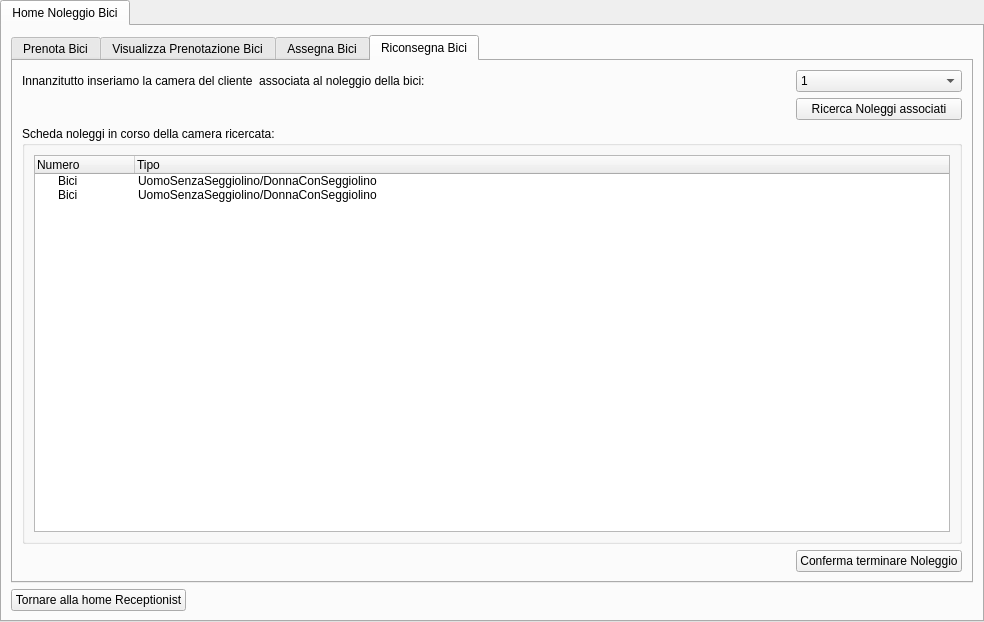
<?xml version="1.0" encoding="UTF-8"?>
<ui version="4.0">
 <class>tabwidgetHomeNoleggioBici</class>
 <widget class="QTabWidget" name="tabwidgetHomeNoleggioBici">
  <property name="geometry">
   <rect>
    <x>0</x>
    <y>0</y>
    <width>984</width>
    <height>622</height>
   </rect>
  </property>
  <property name="font">
   <font>
    <family>Arial</family>
   </font>
  </property>
  <property name="windowTitle">
   <string>Home Noleggiare una bici</string>
  </property>
  <widget class="QWidget" name="tab">
   <attribute name="title">
    <string>Home Noleggio Bici</string>
   </attribute>
   <layout class="QGridLayout" name="gridLayout">
    <item row="1" column="0">
     <widget class="QPushButton" name="btnTornareHomeReceptionist">
      <property name="text">
       <string>Tornare alla home Receptionist</string>
      </property>
     </widget>
    </item>
    <item row="1" column="1">
     <spacer name="horizontalSpacer">
      <property name="orientation">
       <enum>Qt::Horizontal</enum>
      </property>
      <property name="sizeHint" stdset="0">
       <size>
        <width>40</width>
        <height>20</height>
       </size>
      </property>
     </spacer>
    </item>
    <item row="0" column="0" colspan="3">
     <widget class="QTabWidget" name="tabwidgetScelteHomeNoleggioBici">
      <property name="currentIndex">
       <number>3</number>
      </property>
      <widget class="QWidget" name="tabPrenotaBici">
       <attribute name="title">
        <string>Prenota Bici</string>
       </attribute>
       <layout class="QGridLayout" name="gridLayout_2">
        <item row="0" column="0">
         <widget class="QLabel" name="labelOrarioPrenotareBici">
          <property name="text">
           <string>In quale orario il cliente desidera prenotare la/le bici:</string>
          </property>
         </widget>
        </item>
        <item row="0" column="1">
         <widget class="QDateTimeEdit" name="datetimeeditInserisciDataOrarioBiciPrenotare">
          <property name="displayFormat">
           <string>dd/MM/yyyy HH:mm</string>
          </property>
          <property name="calendarPopup">
           <bool>true</bool>
          </property>
         </widget>
        </item>
        <item row="3" column="0" colspan="2">
         <widget class="QPushButton" name="btnAssociaBiciSelezionataAllaPrenotazione">
          <property name="text">
           <string>Associa le bici selezionate alla prenotazione</string>
          </property>
         </widget>
        </item>
        <item row="1" column="1">
         <widget class="QPushButton" name="btnRicercaOrarioRicercato">
          <property name="text">
           <string>Ricerca nell'orario selezionato</string>
          </property>
         </widget>
        </item>
        <item row="4" column="0" colspan="2">
         <spacer name="horizontalSpacer_3">
          <property name="orientation">
           <enum>Qt::Horizontal</enum>
          </property>
          <property name="sizeHint" stdset="0">
           <size>
            <width>40</width>
            <height>20</height>
           </size>
          </property>
         </spacer>
        </item>
        <item row="2" column="0" colspan="2">
         <widget class="QGroupBox" name="groupboxSchedaBiciDisponibiliOrarioSelezionato">
          <property name="title">
           <string>Bici disponibili nell'orario ricercato:</string>
          </property>
          <layout class="QVBoxLayout" name="verticalLayout">
           <item>
            <widget class="QScrollArea" name="scrollareaListaBiciDisponibili">
             <property name="widgetResizable">
              <bool>true</bool>
             </property>
             <widget class="QWidget" name="scrollAreaWidgetContents">
              <property name="geometry">
               <rect>
                <x>0</x>
                <y>0</y>
                <width>860</width>
                <height>514</height>
               </rect>
              </property>
              <layout class="QGridLayout" name="gridLayout_3">
               <item row="3" column="0">
                <widget class="QLabel" name="label_4">
                 <property name="text">
                  <string>Bici</string>
                 </property>
                </widget>
               </item>
               <item row="16" column="0">
                <widget class="QLabel" name="label_11">
                 <property name="text">
                  <string>Bici</string>
                 </property>
                </widget>
               </item>
               <item row="20" column="0">
                <widget class="QLabel" name="label_9">
                 <property name="text">
                  <string>Bici</string>
                 </property>
                </widget>
               </item>
               <item row="18" column="0">
                <widget class="QLabel" name="label_7">
                 <property name="text">
                  <string>Bici</string>
                 </property>
                </widget>
               </item>
               <item row="11" column="0">
                <widget class="QLabel" name="label_18">
                 <property name="text">
                  <string>Bici</string>
                 </property>
                </widget>
               </item>
               <item row="8" column="0">
                <widget class="QLabel" name="label_13">
                 <property name="text">
                  <string>Bici</string>
                 </property>
                </widget>
               </item>
               <item row="0" column="2">
                <widget class="QCheckBox" name="checkBox">
                 <property name="text">
                  <string/>
                 </property>
                </widget>
               </item>
               <item row="9" column="0">
                <widget class="QLabel" name="label_16">
                 <property name="text">
                  <string>Bici</string>
                 </property>
                </widget>
               </item>
               <item row="15" column="0">
                <widget class="QLabel" name="label_3">
                 <property name="text">
                  <string>Bici</string>
                 </property>
                </widget>
               </item>
               <item row="19" column="0">
                <widget class="QLabel" name="label_10">
                 <property name="text">
                  <string>Bici</string>
                 </property>
                </widget>
               </item>
               <item row="13" column="0">
                <widget class="QLabel" name="label_15">
                 <property name="text">
                  <string>Bici</string>
                 </property>
                </widget>
               </item>
               <item row="22" column="0">
                <widget class="QLabel" name="label_6">
                 <property name="text">
                  <string>Bici</string>
                 </property>
                </widget>
               </item>
               <item row="10" column="0">
                <widget class="QLabel" name="label_19">
                 <property name="text">
                  <string>Bici</string>
                 </property>
                </widget>
               </item>
               <item row="4" column="0">
                <widget class="QLabel" name="label_5">
                 <property name="text">
                  <string>Bici</string>
                 </property>
                </widget>
               </item>
               <item row="21" column="0">
                <widget class="QLabel" name="label_8">
                 <property name="text">
                  <string>Bici</string>
                 </property>
                </widget>
               </item>
               <item row="0" column="0">
                <widget class="QLabel" name="label_2">
                 <property name="text">
                  <string>Bici</string>
                 </property>
                </widget>
               </item>
               <item row="17" column="0">
                <widget class="QLabel" name="label_12">
                 <property name="text">
                  <string>Bici</string>
                 </property>
                </widget>
               </item>
               <item row="12" column="0">
                <widget class="QLabel" name="label_17">
                 <property name="text">
                  <string>Bici</string>
                 </property>
                </widget>
               </item>
               <item row="6" column="0">
                <widget class="QLabel" name="label_21">
                 <property name="text">
                  <string>Bici</string>
                 </property>
                </widget>
               </item>
               <item row="7" column="0">
                <widget class="QLabel" name="label_20">
                 <property name="text">
                  <string>Bici</string>
                 </property>
                </widget>
               </item>
               <item row="14" column="0">
                <widget class="QLabel" name="label_14">
                 <property name="text">
                  <string>Bici</string>
                 </property>
                </widget>
               </item>
               <item row="4" column="2">
                <widget class="QCheckBox" name="checkBox_2">
                 <property name="text">
                  <string/>
                 </property>
                </widget>
               </item>
               <item row="3" column="2">
                <widget class="QCheckBox" name="checkBox_3">
                 <property name="text">
                  <string/>
                 </property>
                </widget>
               </item>
               <item row="6" column="2">
                <widget class="QCheckBox" name="checkBox_4">
                 <property name="text">
                  <string/>
                 </property>
                </widget>
               </item>
               <item row="7" column="2">
                <widget class="QCheckBox" name="checkBox_5">
                 <property name="text">
                  <string/>
                 </property>
                </widget>
               </item>
               <item row="8" column="2">
                <widget class="QCheckBox" name="checkBox_6">
                 <property name="text">
                  <string/>
                 </property>
                </widget>
               </item>
               <item row="9" column="2">
                <widget class="QCheckBox" name="checkBox_7">
                 <property name="text">
                  <string/>
                 </property>
                </widget>
               </item>
               <item row="10" column="2">
                <widget class="QCheckBox" name="checkBox_8">
                 <property name="text">
                  <string/>
                 </property>
                </widget>
               </item>
               <item row="11" column="2">
                <widget class="QCheckBox" name="checkBox_9">
                 <property name="text">
                  <string/>
                 </property>
                </widget>
               </item>
               <item row="12" column="2">
                <widget class="QCheckBox" name="checkBox_10">
                 <property name="text">
                  <string/>
                 </property>
                </widget>
               </item>
               <item row="13" column="2">
                <widget class="QCheckBox" name="checkBox_11">
                 <property name="text">
                  <string/>
                 </property>
                </widget>
               </item>
               <item row="14" column="2">
                <widget class="QCheckBox" name="checkBox_12">
                 <property name="text">
                  <string/>
                 </property>
                </widget>
               </item>
               <item row="15" column="2">
                <widget class="QCheckBox" name="checkBox_13">
                 <property name="text">
                  <string/>
                 </property>
                </widget>
               </item>
               <item row="16" column="2">
                <widget class="QCheckBox" name="checkBox_14">
                 <property name="text">
                  <string/>
                 </property>
                </widget>
               </item>
               <item row="17" column="2">
                <widget class="QCheckBox" name="checkBox_15">
                 <property name="text">
                  <string/>
                 </property>
                </widget>
               </item>
               <item row="18" column="2">
                <widget class="QCheckBox" name="checkBox_16">
                 <property name="text">
                  <string/>
                 </property>
                </widget>
               </item>
               <item row="19" column="2">
                <widget class="QCheckBox" name="checkBox_17">
                 <property name="text">
                  <string/>
                 </property>
                </widget>
               </item>
               <item row="20" column="2">
                <widget class="QCheckBox" name="checkBox_18">
                 <property name="text">
                  <string/>
                 </property>
                </widget>
               </item>
               <item row="21" column="2">
                <widget class="QCheckBox" name="checkBox_19">
                 <property name="text">
                  <string/>
                 </property>
                </widget>
               </item>
               <item row="22" column="2">
                <widget class="QCheckBox" name="checkBox_20">
                 <property name="text">
                  <string/>
                 </property>
                </widget>
               </item>
              </layout>
             </widget>
            </widget>
           </item>
          </layout>
         </widget>
        </item>
        <item row="5" column="0">
         <widget class="QGroupBox" name="groupboxSchedainserimentoCamera">
          <property name="title">
           <string>Inserimento camera del cliente da associare alla prenotazione: </string>
          </property>
          <layout class="QGridLayout" name="gridLayout_4">
           <item row="0" column="0">
            <widget class="QLabel" name="labelCameraCliente">
             <property name="text">
              <string>Numero camera cliente:</string>
             </property>
            </widget>
           </item>
           <item row="0" column="1">
            <widget class="QComboBox" name="comboboxInserisciCameraCliente">
             <item>
              <property name="text">
               <string>1</string>
              </property>
             </item>
             <item>
              <property name="text">
               <string>2</string>
              </property>
             </item>
             <item>
              <property name="text">
               <string>3</string>
              </property>
             </item>
             <item>
              <property name="text">
               <string>4</string>
              </property>
             </item>
             <item>
              <property name="text">
               <string>5</string>
              </property>
             </item>
             <item>
              <property name="text">
               <string>6</string>
              </property>
             </item>
             <item>
              <property name="text">
               <string>7</string>
              </property>
             </item>
             <item>
              <property name="text">
               <string>8</string>
              </property>
             </item>
             <item>
              <property name="text">
               <string>9</string>
              </property>
             </item>
             <item>
              <property name="text">
               <string>10</string>
              </property>
             </item>
             <item>
              <property name="text">
               <string>11</string>
              </property>
             </item>
             <item>
              <property name="text">
               <string>12</string>
              </property>
             </item>
             <item>
              <property name="text">
               <string>13</string>
              </property>
             </item>
             <item>
              <property name="text">
               <string>14</string>
              </property>
             </item>
             <item>
              <property name="text">
               <string>15</string>
              </property>
             </item>
             <item>
              <property name="text">
               <string>16</string>
              </property>
             </item>
             <item>
              <property name="text">
               <string>17</string>
              </property>
             </item>
             <item>
              <property name="text">
               <string>18</string>
              </property>
             </item>
             <item>
              <property name="text">
               <string>19</string>
              </property>
             </item>
             <item>
              <property name="text">
               <string>20</string>
              </property>
             </item>
             <item>
              <property name="text">
               <string>21</string>
              </property>
             </item>
             <item>
              <property name="text">
               <string>22</string>
              </property>
             </item>
             <item>
              <property name="text">
               <string>23</string>
              </property>
             </item>
             <item>
              <property name="text">
               <string>24</string>
              </property>
             </item>
             <item>
              <property name="text">
               <string>25</string>
              </property>
             </item>
             <item>
              <property name="text">
               <string>26</string>
              </property>
             </item>
             <item>
              <property name="text">
               <string>27</string>
              </property>
             </item>
             <item>
              <property name="text">
               <string>28</string>
              </property>
             </item>
             <item>
              <property name="text">
               <string>29</string>
              </property>
             </item>
             <item>
              <property name="text">
               <string>30</string>
              </property>
             </item>
             <item>
              <property name="text">
               <string>31</string>
              </property>
             </item>
             <item>
              <property name="text">
               <string>32</string>
              </property>
             </item>
             <item>
              <property name="text">
               <string>33</string>
              </property>
             </item>
             <item>
              <property name="text">
               <string>34</string>
              </property>
             </item>
             <item>
              <property name="text">
               <string>35</string>
              </property>
             </item>
             <item>
              <property name="text">
               <string>36</string>
              </property>
             </item>
            </widget>
           </item>
          </layout>
         </widget>
        </item>
        <item row="7" column="0" colspan="2">
         <spacer name="horizontalSpacer_4">
          <property name="orientation">
           <enum>Qt::Horizontal</enum>
          </property>
          <property name="sizeHint" stdset="0">
           <size>
            <width>40</width>
            <height>20</height>
           </size>
          </property>
         </spacer>
        </item>
        <item row="6" column="0" colspan="2">
         <widget class="QPushButton" name="btnAssociaCameraAllaPrenotazione">
          <property name="text">
           <string>Associa la camera alla prenotazione</string>
          </property>
         </widget>
        </item>
        <item row="8" column="1">
         <widget class="QPushButton" name="btnEffettuaPrenotazione">
          <property name="text">
           <string>Effettuare la prenotazione</string>
          </property>
         </widget>
        </item>
       </layout>
      </widget>
      <widget class="QWidget" name="tabVisualizzaPrenotazioneBici">
       <attribute name="title">
        <string>Visualizza Prenotazione Bici</string>
       </attribute>
       <layout class="QGridLayout" name="gridLayout_5">
        <item row="0" column="2">
         <widget class="QPushButton" name="btnRicercaPrenotazioneBici">
          <property name="text">
           <string>Ricerca Prenotazione Bici</string>
          </property>
         </widget>
        </item>
        <item row="2" column="0">
         <spacer name="horizontalSpacer_5">
          <property name="orientation">
           <enum>Qt::Horizontal</enum>
          </property>
          <property name="sizeHint" stdset="0">
           <size>
            <width>40</width>
            <height>20</height>
           </size>
          </property>
         </spacer>
        </item>
        <item row="1" column="0" colspan="3">
         <widget class="QGroupBox" name="groupBoxSchedaPrenotazioneRicercata">
          <property name="title">
           <string>Scheda Prenotazione ricercata della bici :</string>
          </property>
          <layout class="QGridLayout" name="gridLayout_6">
           <item row="3" column="0">
            <widget class="QLabel" name="labelCameraAssociataPrenotazione">
             <property name="text">
              <string>Camera associata alla prenotazione:</string>
             </property>
            </widget>
           </item>
           <item row="0" column="0">
            <widget class="QLabel" name="labelOrarioPrenotazione">
             <property name="text">
              <string>Orario di prenotazione:</string>
             </property>
            </widget>
           </item>
           <item row="1" column="0">
            <widget class="QLabel" name="labelBiciPrenotata">
             <property name="text">
              <string>Bici prenotata:</string>
             </property>
            </widget>
           </item>
           <item row="1" column="1" colspan="2">
            <widget class="QTreeWidget" name="treewidgetBiciPrenotata">
             <column>
              <property name="text">
               <string>Numero</string>
              </property>
             </column>
             <column>
              <property name="text">
               <string>Tipo</string>
              </property>
             </column>
             <item>
              <property name="text">
               <string> 1</string>
              </property>
              <property name="text">
               <string>DonnaConSeggiolino</string>
              </property>
             </item>
            </widget>
           </item>
           <item row="3" column="1" colspan="2">
            <widget class="QLabel" name="labelCameraAssociataPrenotazioneInserire">
             <property name="text">
              <string>Camera</string>
             </property>
            </widget>
           </item>
           <item row="0" column="1" colspan="2">
            <widget class="QLabel" name="labelOrarioPrenotazioneInserito">
             <property name="text">
              <string>Orario</string>
             </property>
            </widget>
           </item>
          </layout>
         </widget>
        </item>
        <item row="0" column="0" colspan="2">
         <widget class="QLabel" name="labelRicercaPrenotazioneBiciVisualizzare">
          <property name="text">
           <string>Innanzitutto ricerchiamo la prenotazione della bici da visualizzare:</string>
          </property>
         </widget>
        </item>
        <item row="3" column="0">
         <spacer name="horizontalSpacer_7">
          <property name="orientation">
           <enum>Qt::Horizontal</enum>
          </property>
          <property name="sizeHint" stdset="0">
           <size>
            <width>40</width>
            <height>20</height>
           </size>
          </property>
         </spacer>
        </item>
        <item row="2" column="1" colspan="2">
         <widget class="QPushButton" name="btnModificaPrenotazione">
          <property name="text">
           <string>Modifica Prenotazione</string>
          </property>
         </widget>
        </item>
        <item row="3" column="1" colspan="2">
         <widget class="QPushButton" name="btnEliminaPrenotazione">
          <property name="text">
           <string>Elimina Prenotazione</string>
          </property>
         </widget>
        </item>
       </layout>
      </widget>
      <widget class="QWidget" name="tabAssegnaBici">
       <attribute name="title">
        <string>Assegna Bici</string>
       </attribute>
       <layout class="QGridLayout" name="gridLayout_9">
        <item row="3" column="0">
         <widget class="QPushButton" name="btnNo">
          <property name="sizePolicy">
           <sizepolicy hsizetype="Minimum" vsizetype="Fixed">
            <horstretch>0</horstretch>
            <verstretch>0</verstretch>
           </sizepolicy>
          </property>
          <property name="minimumSize">
           <size>
            <width>0</width>
            <height>150</height>
           </size>
          </property>
          <property name="font">
           <font>
            <family>Arial</family>
            <pointsize>25</pointsize>
           </font>
          </property>
          <property name="text">
           <string>No</string>
          </property>
         </widget>
        </item>
        <item row="1" column="0" colspan="2">
         <widget class="QLabel" name="labelDomandaAssegnaBiciPrenotataONo">
          <property name="font">
           <font>
            <family>Arial</family>
            <pointsize>25</pointsize>
           </font>
          </property>
          <property name="text">
           <string>Le bici da assegnare sono prenotate oppure no?</string>
          </property>
          <property name="alignment">
           <set>Qt::AlignCenter</set>
          </property>
         </widget>
        </item>
        <item row="3" column="1">
         <widget class="QPushButton" name="btnSi">
          <property name="minimumSize">
           <size>
            <width>0</width>
            <height>150</height>
           </size>
          </property>
          <property name="font">
           <font>
            <family>Arial</family>
            <pointsize>25</pointsize>
           </font>
          </property>
          <property name="text">
           <string>Si</string>
          </property>
         </widget>
        </item>
        <item row="2" column="0" colspan="2">
         <spacer name="horizontalSpacer_6">
          <property name="orientation">
           <enum>Qt::Horizontal</enum>
          </property>
          <property name="sizeHint" stdset="0">
           <size>
            <width>40</width>
            <height>20</height>
           </size>
          </property>
         </spacer>
        </item>
       </layout>
      </widget>
      <widget class="QWidget" name="tabRiconsegnaBici">
       <attribute name="title">
        <string>Riconsegna Bici</string>
       </attribute>
       <layout class="QGridLayout" name="gridLayout_7">
        <item row="0" column="0">
         <widget class="QLabel" name="labelcameraAssociataNoleggio">
          <property name="text">
           <string>Innanzitutto inseriamo la camera del cliente  associata al noleggio della bici:</string>
          </property>
         </widget>
        </item>
        <item row="2" column="0" colspan="2">
         <widget class="QGroupBox" name="groupboxSchedaNoleggioInCorsoCameraRicercata">
          <property name="title">
           <string>Scheda noleggi in corso della camera ricercata:</string>
          </property>
          <layout class="QVBoxLayout" name="verticalLayout_2">
           <item>
            <widget class="QTreeWidget" name="treewidgetBiciNoleggiateInCorso">
             <property name="selectionMode">
              <enum>QAbstractItemView::MultiSelection</enum>
             </property>
             <column>
              <property name="text">
               <string>Numero</string>
              </property>
             </column>
             <column>
              <property name="text">
               <string>Tipo</string>
              </property>
             </column>
             <item>
              <property name="text">
               <string>Bici</string>
              </property>
              <property name="text">
               <string>UomoSenzaSeggiolino/DonnaConSeggiolino</string>
              </property>
             </item>
             <item>
              <property name="text">
               <string>Bici</string>
              </property>
              <property name="text">
               <string>UomoSenzaSeggiolino/DonnaConSeggiolino</string>
              </property>
             </item>
            </widget>
           </item>
          </layout>
         </widget>
        </item>
        <item row="1" column="0">
         <spacer name="horizontalSpacer_8">
          <property name="orientation">
           <enum>Qt::Horizontal</enum>
          </property>
          <property name="sizeHint" stdset="0">
           <size>
            <width>40</width>
            <height>20</height>
           </size>
          </property>
         </spacer>
        </item>
        <item row="0" column="1">
         <widget class="QComboBox" name="comboboxInserireNumeroCameraAssociataNoleggio">
          <item>
           <property name="text">
            <string>1</string>
           </property>
          </item>
          <item>
           <property name="text">
            <string>2</string>
           </property>
          </item>
          <item>
           <property name="text">
            <string>3</string>
           </property>
          </item>
          <item>
           <property name="text">
            <string>4</string>
           </property>
          </item>
          <item>
           <property name="text">
            <string>5</string>
           </property>
          </item>
          <item>
           <property name="text">
            <string>6</string>
           </property>
          </item>
          <item>
           <property name="text">
            <string>7</string>
           </property>
          </item>
          <item>
           <property name="text">
            <string>8</string>
           </property>
          </item>
          <item>
           <property name="text">
            <string>9</string>
           </property>
          </item>
          <item>
           <property name="text">
            <string>10</string>
           </property>
          </item>
          <item>
           <property name="text">
            <string>11</string>
           </property>
          </item>
          <item>
           <property name="text">
            <string>12</string>
           </property>
          </item>
          <item>
           <property name="text">
            <string>13</string>
           </property>
          </item>
          <item>
           <property name="text">
            <string>14</string>
           </property>
          </item>
          <item>
           <property name="text">
            <string>15</string>
           </property>
          </item>
          <item>
           <property name="text">
            <string>16</string>
           </property>
          </item>
          <item>
           <property name="text">
            <string>17</string>
           </property>
          </item>
          <item>
           <property name="text">
            <string>18</string>
           </property>
          </item>
          <item>
           <property name="text">
            <string>19</string>
           </property>
          </item>
          <item>
           <property name="text">
            <string>20</string>
           </property>
          </item>
          <item>
           <property name="text">
            <string>21</string>
           </property>
          </item>
          <item>
           <property name="text">
            <string>22</string>
           </property>
          </item>
          <item>
           <property name="text">
            <string>23</string>
           </property>
          </item>
          <item>
           <property name="text">
            <string>24</string>
           </property>
          </item>
          <item>
           <property name="text">
            <string>25</string>
           </property>
          </item>
          <item>
           <property name="text">
            <string>26</string>
           </property>
          </item>
          <item>
           <property name="text">
            <string>27</string>
           </property>
          </item>
          <item>
           <property name="text">
            <string>28</string>
           </property>
          </item>
          <item>
           <property name="text">
            <string>29</string>
           </property>
          </item>
          <item>
           <property name="text">
            <string>30</string>
           </property>
          </item>
          <item>
           <property name="text">
            <string>31</string>
           </property>
          </item>
          <item>
           <property name="text">
            <string>32</string>
           </property>
          </item>
          <item>
           <property name="text">
            <string>33</string>
           </property>
          </item>
          <item>
           <property name="text">
            <string>34</string>
           </property>
          </item>
          <item>
           <property name="text">
            <string>35</string>
           </property>
          </item>
          <item>
           <property name="text">
            <string>36</string>
           </property>
          </item>
         </widget>
        </item>
        <item row="1" column="1">
         <widget class="QPushButton" name="btnRicercaNoleggiAssociati">
          <property name="text">
           <string>Ricerca Noleggi associati</string>
          </property>
         </widget>
        </item>
        <item row="3" column="1">
         <widget class="QPushButton" name="btnConfermaTerminareNoleggio">
          <property name="text">
           <string>Conferma terminare Noleggio</string>
          </property>
         </widget>
        </item>
       </layout>
      </widget>
     </widget>
    </item>
   </layout>
  </widget>
 </widget>
 <resources/>
 <connections/>
</ui>
